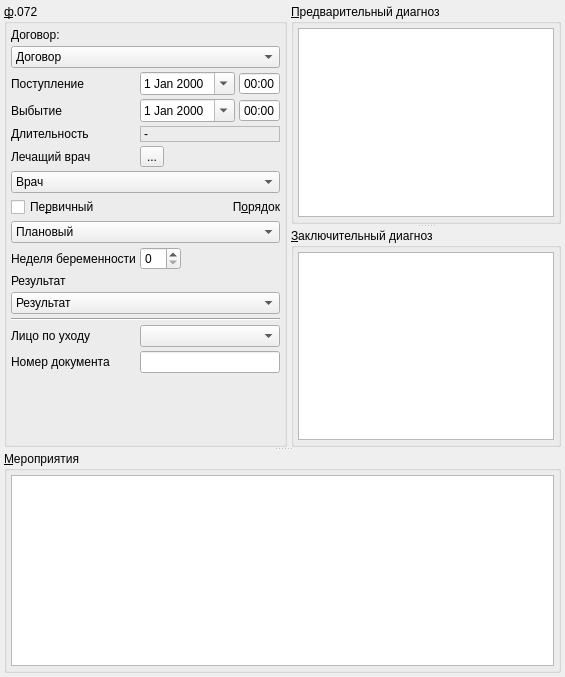
          <widget class="QWidget" name="tabToken">
           <attribute name="title">
            <string>Стат.&amp;учёт</string>
           </attribute>
           <layout class="QGridLayout" name="gridLayout_3">
            <property name="leftMargin">
             <number>4</number>
            </property>
            <property name="topMargin">
             <number>4</number>
            </property>
            <property name="rightMargin">
             <number>4</number>
            </property>
            <property name="bottomMargin">
             <number>4</number>
            </property>
            <property name="spacing">
             <number>4</number>
            </property>
            <item row="0" column="0">
             <widget class="QSplitter" name="splitter_2">
              <property name="orientation">
               <enum>Qt::Vertical</enum>
              </property>
              <property name="opaqueResize">
               <bool>true</bool>
              </property>
              <property name="childrenCollapsible">
               <bool>false</bool>
              </property>
              <widget class="QFrame" name="frameBaseAndDiagnosises">
               <property name="frameShape">
                <enum>QFrame::NoFrame</enum>
               </property>
               <property name="frameShadow">
                <enum>QFrame::Raised</enum>
               </property>
               <layout class="QHBoxLayout" name="horizontalLayout">
                <property name="spacing">
                 <number>4</number>
                </property>
                <property name="leftMargin">
                 <number>0</number>
                </property>
                <property name="topMargin">
                 <number>0</number>
                </property>
                <property name="rightMargin">
                 <number>0</number>
                </property>
                <property name="bottomMargin">
                 <number>0</number>
                </property>
                <item>
                 <widget class="QGroupBox" name="grpBase">
                  <property name="sizePolicy">
                   <sizepolicy hsizetype="Maximum" vsizetype="Preferred">
                    <horstretch>0</horstretch>
                    <verstretch>0</verstretch>
                   </sizepolicy>
                  </property>
                  <property name="title">
                   <string>&amp;ф.072</string>
                  </property>
                  <layout class="QGridLayout" name="gridLayout_2">
                   <property name="leftMargin">
                    <number>4</number>
                   </property>
                   <property name="topMargin">
                    <number>4</number>
                   </property>
                   <property name="rightMargin">
                    <number>4</number>
                   </property>
                   <property name="bottomMargin">
                    <number>4</number>
                   </property>
                   <property name="spacing">
                    <number>4</number>
                   </property>
                   <item row="6" column="1">
                    <widget class="QToolButton" name="btnExecPersonList">
                     <property name="text">
                      <string>...</string>
                     </property>
                    </widget>
                   </item>
                   <item row="16" column="0" colspan="2">
                    <spacer name="verticalSpacer">
                     <property name="orientation">
                      <enum>Qt::Vertical</enum>
                     </property>
                     <property name="sizeHint" stdset="0">
                      <size>
                       <width>20</width>
                       <height>40</height>
                      </size>
                     </property>
                    </spacer>
                   </item>
                   <item row="0" column="0" colspan="2">
                    <widget class="QLabel" name="lblContract">
                     <property name="text">
                      <string>Договор:</string>
                     </property>
                    </widget>
                   </item>
                   <item row="1" column="0" colspan="2">
                    <widget class="CContractComboBox" name="cmbContract">
                     <property name="whatsThis">
                      <string>номер, дата и основание договора в рамках которого производится осмотр</string>
                     </property>
                     <item>
                      <property name="text">
                       <string>Договор</string>
                      </property>
                     </item>
                    </widget>
                   </item>
                   <item row="2" column="0">
                    <widget class="QLabel" name="lblBegDate">
                     <property name="sizePolicy">
                      <sizepolicy hsizetype="Maximum" vsizetype="Preferred">
                       <horstretch>0</horstretch>
                       <verstretch>0</verstretch>
                      </sizepolicy>
                     </property>
                     <property name="text">
                      <string>Поступление</string>
                     </property>
                     <property name="buddy">
                      <cstring>edtBegDate</cstring>
                     </property>
                    </widget>
                   </item>
                   <item row="3" column="0">
                    <widget class="QLabel" name="lblEndDate">
                     <property name="sizePolicy">
                      <sizepolicy hsizetype="Maximum" vsizetype="Preferred">
                       <horstretch>0</horstretch>
                       <verstretch>0</verstretch>
                      </sizepolicy>
                     </property>
                     <property name="text">
                      <string>Выбытие</string>
                     </property>
                     <property name="buddy">
                      <cstring>edtEndDate</cstring>
                     </property>
                    </widget>
                   </item>
                   <item row="4" column="0">
                    <widget class="QLabel" name="lblDuration">
                     <property name="sizePolicy">
                      <sizepolicy hsizetype="Maximum" vsizetype="Preferred">
                       <horstretch>0</horstretch>
                       <verstretch>0</verstretch>
                      </sizepolicy>
                     </property>
                     <property name="text">
                      <string>Длительность</string>
                     </property>
                    </widget>
                   </item>
                   <item row="4" column="1">
                    <widget class="QLabel" name="lblDurationValue">
                     <property name="frameShape">
                      <enum>QFrame::StyledPanel</enum>
                     </property>
                     <property name="frameShadow">
                      <enum>QFrame::Sunken</enum>
                     </property>
                     <property name="text">
                      <string>-</string>
                     </property>
                    </widget>
                   </item>
                   <item row="7" column="0" colspan="2">
                    <widget class="CPersonComboBoxEx" name="cmbPerson">
                     <property name="whatsThis">
                      <string>врач отвечающий за осмотр (терапевт)</string>
                     </property>
                     <item>
                      <property name="text">
                       <string>Врач</string>
                      </property>
                     </item>
                    </widget>
                   </item>
                   <item row="8" column="0">
                    <widget class="QCheckBox" name="chkPrimary">
                     <property name="text">
                      <string>Пе&amp;рвичный</string>
                     </property>
                    </widget>
                   </item>
                   <item row="8" column="1">
                    <widget class="QLabel" name="lblOrder">
                     <property name="text">
                      <string>П&amp;орядок</string>
                     </property>
                     <property name="alignment">
                      <set>Qt::AlignRight|Qt::AlignTrailing|Qt::AlignVCenter</set>
                     </property>
                     <property name="buddy">
                      <cstring>cmbOrder</cstring>
                     </property>
                    </widget>
                   </item>
                   <item row="11" column="0" colspan="2">
                    <widget class="QLabel" name="lblResult">
                     <property name="sizePolicy">
                      <sizepolicy hsizetype="Maximum" vsizetype="Preferred">
                       <horstretch>0</horstretch>
                       <verstretch>0</verstretch>
                      </sizepolicy>
                     </property>
                     <property name="text">
                      <string>Результат</string>
                     </property>
                     <property name="buddy">
                      <cstring>cmbResult</cstring>
                     </property>
                    </widget>
                   </item>
                   <item row="12" column="0" colspan="2">
                    <widget class="CRBComboBox" name="cmbResult">
                     <property name="whatsThis">
                      <string>результат осмотра</string>
                     </property>
                     <item>
                      <property name="text">
                       <string>Результат</string>
                      </property>
                     </item>
                    </widget>
                   </item>
                   <item row="2" column="1">
                    <widget class="QFrame" name="frame_2">
                     <property name="frameShape">
                      <enum>QFrame::NoFrame</enum>
                     </property>
                     <property name="frameShadow">
                      <enum>QFrame::Plain</enum>
                     </property>
                     <property name="lineWidth">
                      <number>0</number>
                     </property>
                     <layout class="QHBoxLayout" name="horizontalLayout_2">
                      <property name="spacing">
                       <number>4</number>
                      </property>
                      <property name="leftMargin">
                       <number>0</number>
                      </property>
                      <property name="topMargin">
                       <number>0</number>
                      </property>
                      <property name="rightMargin">
                       <number>0</number>
                      </property>
                      <property name="bottomMargin">
                       <number>0</number>
                      </property>
                      <item>
                       <widget class="CDateEdit" name="edtBegDate">
                        <property name="whatsThis">
                         <string>дата начала осмотра</string>
                        </property>
                        <property name="calendarPopup">
                         <bool>true</bool>
                        </property>
                       </widget>
                      </item>
                      <item>
                       <widget class="QTimeEdit" name="edtBegTime">
                        <property name="buttonSymbols">
                         <enum>QAbstractSpinBox::NoButtons</enum>
                        </property>
                        <property name="displayFormat">
                         <string>HH:mm</string>
                        </property>
                        <property name="calendarPopup">
                         <bool>false</bool>
                        </property>
                       </widget>
                      </item>
                     </layout>
                    </widget>
                   </item>
                   <item row="3" column="1">
                    <widget class="QFrame" name="frame_3">
                     <property name="frameShape">
                      <enum>QFrame::NoFrame</enum>
                     </property>
                     <property name="frameShadow">
                      <enum>QFrame::Plain</enum>
                     </property>
                     <property name="lineWidth">
                      <number>0</number>
                     </property>
                     <layout class="QHBoxLayout" name="horizontalLayout_3">
                      <property name="spacing">
                       <number>4</number>
                      </property>
                      <property name="leftMargin">
                       <number>0</number>
                      </property>
                      <property name="topMargin">
                       <number>0</number>
                      </property>
                      <property name="rightMargin">
                       <number>0</number>
                      </property>
                      <property name="bottomMargin">
                       <number>0</number>
                      </property>
                      <item>
                       <widget class="CDateEdit" name="edtEndDate">
                        <property name="whatsThis">
                         <string>дата окончания осмотра</string>
                        </property>
                        <property name="calendarPopup">
                         <bool>true</bool>
                        </property>
                       </widget>
                      </item>
                      <item>
                       <widget class="QTimeEdit" name="edtEndTime">
                        <property name="buttonSymbols">
                         <enum>QAbstractSpinBox::NoButtons</enum>
                        </property>
                        <property name="displayFormat">
                         <string>HH:mm</string>
                        </property>
                        <property name="calendarPopup">
                         <bool>false</bool>
                        </property>
                       </widget>
                      </item>
                     </layout>
                    </widget>
                   </item>
                   <item row="9" column="0" colspan="2">
                    <widget class="CROComboBox" name="cmbOrder">
                     <item>
                      <property name="text">
                       <string>Плановый</string>
                      </property>
                     </item>
                     <item>
                      <property name="text">
                       <string>Экстренный</string>
                      </property>
                     </item>
                     <item>
                      <property name="text">
                       <string>Самотёком</string>
                      </property>
                     </item>
                     <item>
                      <property name="text">
                       <string>Принудительный</string>
                      </property>
                     </item>
                     <item>
                      <property name="text">
                       <string>Внутренний перевод</string>
                      </property>
                     </item>
                     <item>
                      <property name="text">
                       <string>Неотложная</string>
                      </property>
                     </item>
                    </widget>
                   </item>
                   <item row="10" column="0">
                    <widget class="QLabel" name="lblPregnancyWeek">
                     <property name="text">
                      <string>Неделя беременности</string>
                     </property>
                     <property name="buddy">
                      <cstring>edtPregnancyWeek</cstring>
                     </property>
                    </widget>
                   </item>
                   <item row="10" column="1">
                    <widget class="QSpinBox" name="edtPregnancyWeek">
                     <property name="sizePolicy">
                      <sizepolicy hsizetype="Maximum" vsizetype="Fixed">
                       <horstretch>0</horstretch>
                       <verstretch>0</verstretch>
                      </sizepolicy>
                     </property>
                     <property name="maximum">
                      <number>44</number>
                     </property>
                    </widget>
                   </item>
                   <item row="6" column="0">
                    <widget class="QLabel" name="lblPerson">
                     <property name="sizePolicy">
                      <sizepolicy hsizetype="Maximum" vsizetype="Preferred">
                       <horstretch>0</horstretch>
                       <verstretch>0</verstretch>
                      </sizepolicy>
                     </property>
                     <property name="text">
                      <string>Лечащий врач</string>
                     </property>
                     <property name="buddy">
                      <cstring>cmbPerson</cstring>
                     </property>
                    </widget>
                   </item>
                   <item row="13" column="0" colspan="2">
                    <widget class="Line" name="line">
                     <property name="orientation">
                      <enum>Qt::Horizontal</enum>
                     </property>
                    </widget>
                   </item>
                   <item row="14" column="0">
                    <widget class="QLabel" name="lblClientRelationConsents">
                     <property name="text">
                      <string>Лицо по уходу</string>
                     </property>
                    </widget>
                   </item>
                   <item row="14" column="1">
                    <widget class="CClientRelationComboBoxPatron" name="cmbClientRelationConsents"/>
                   </item>
                   <item row="15" column="0">
                    <widget class="QLabel" name="lblEventExternalId">
                     <property name="text">
                      <string>Номер документа</string>
                     </property>
                    </widget>
                   </item>
                   <item row="15" column="1">
                    <widget class="QLineEdit" name="edtEventExternalIdValue"/>
                   </item>
                  </layout>
                 </widget>
                </item>
                <item>
                 <widget class="QSplitter" name="splitter">
                  <property name="frameShape">
                   <enum>QFrame::NoFrame</enum>
                  </property>
                  <property name="frameShadow">
                   <enum>QFrame::Plain</enum>
                  </property>
                  <property name="lineWidth">
                   <number>0</number>
                  </property>
                  <property name="orientation">
                   <enum>Qt::Vertical</enum>
                  </property>
                  <property name="childrenCollapsible">
                   <bool>false</bool>
                  </property>
                  <widget class="QGroupBox" name="grpInspections_2">
                   <property name="title">
                    <string>&amp;Предварительный диагноз</string>
                   </property>
                   <layout class="QVBoxLayout" name="_4">
                    <property name="spacing">
                     <number>4</number>
                    </property>
                    <property name="leftMargin">
                     <number>4</number>
                    </property>
                    <property name="topMargin">
                     <number>4</number>
                    </property>
                    <property name="rightMargin">
                     <number>4</number>
                    </property>
                    <property name="bottomMargin">
                     <number>4</number>
                    </property>
                    <item>
                     <widget class="CDiagnosticsInDocTableView" name="tblPreliminaryDiagnostics">
                      <property name="sizePolicy">
                       <sizepolicy hsizetype="Expanding" vsizetype="Maximum">
                        <horstretch>0</horstretch>
                        <verstretch>0</verstretch>
                       </sizepolicy>
                      </property>
                      <property name="minimumSize">
                       <size>
                        <width>0</width>
                        <height>100</height>
                       </size>
                      </property>
                     </widget>
                    </item>
                   </layout>
                  </widget>
                  <widget class="QGroupBox" name="grpInspections">
                   <property name="title">
                    <string>&amp;Заключительный диагноз</string>
                   </property>
                   <layout class="QVBoxLayout" name="_2">
                    <property name="spacing">
                     <number>4</number>
                    </property>
                    <property name="leftMargin">
                     <number>4</number>
                    </property>
                    <property name="topMargin">
                     <number>4</number>
                    </property>
                    <property name="rightMargin">
                     <number>4</number>
                    </property>
                    <property name="bottomMargin">
                     <number>4</number>
                    </property>
                    <item>
                     <widget class="CDiagnosticsInDocTableView" name="tblFinalDiagnostics">
                      <property name="sizePolicy">
                       <sizepolicy hsizetype="Expanding" vsizetype="Maximum">
                        <horstretch>0</horstretch>
                        <verstretch>0</verstretch>
                       </sizepolicy>
                      </property>
                      <property name="minimumSize">
                       <size>
                        <width>0</width>
                        <height>100</height>
                       </size>
                      </property>
                     </widget>
                    </item>
                   </layout>
                  </widget>
                 </widget>
                </item>
               </layout>
              </widget>
              <widget class="QFrame" name="frame">
               <property name="frameShape">
                <enum>QFrame::NoFrame</enum>
               </property>
               <property name="frameShadow">
                <enum>QFrame::Plain</enum>
               </property>
               <layout class="QVBoxLayout" name="verticalLayout">
                <property name="spacing">
                 <number>4</number>
                </property>
                <property name="leftMargin">
                 <number>0</number>
                </property>
                <property name="topMargin">
                 <number>0</number>
                </property>
                <property name="rightMargin">
                 <number>0</number>
                </property>
                <property name="bottomMargin">
                 <number>0</number>
                </property>
                <item>
                 <widget class="QGroupBox" name="grpActions">
                  <property name="title">
                   <string>&amp;Мероприятия</string>
                  </property>
                  <layout class="QGridLayout" name="_3">
                   <property name="leftMargin">
                    <number>4</number>
                   </property>
                   <property name="topMargin">
                    <number>4</number>
                   </property>
                   <property name="rightMargin">
                    <number>4</number>
                   </property>
                   <property name="bottomMargin">
                    <number>4</number>
                   </property>
                   <property name="spacing">
                    <number>4</number>
                   </property>
                   <item row="0" column="0">
                    <widget class="CInDocTableView" name="tblActions">
                     <property name="sizePolicy">
                      <sizepolicy hsizetype="Expanding" vsizetype="Expanding">
                       <horstretch>0</horstretch>
                       <verstretch>20</verstretch>
                      </sizepolicy>
                     </property>
                    </widget>
                   </item>
                  </layout>
                 </widget>
                </item>
               </layout>
              </widget>
             </widget>
            </item>
           </layout>
          </widget>
